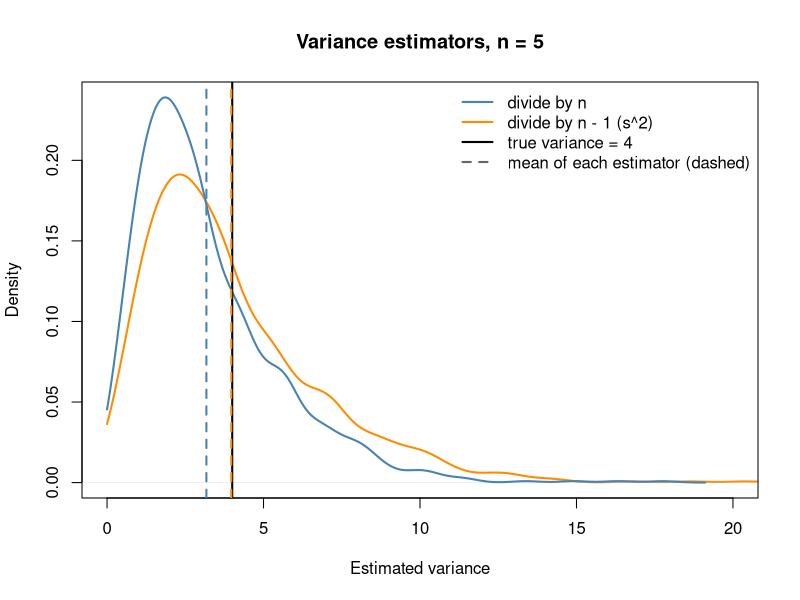
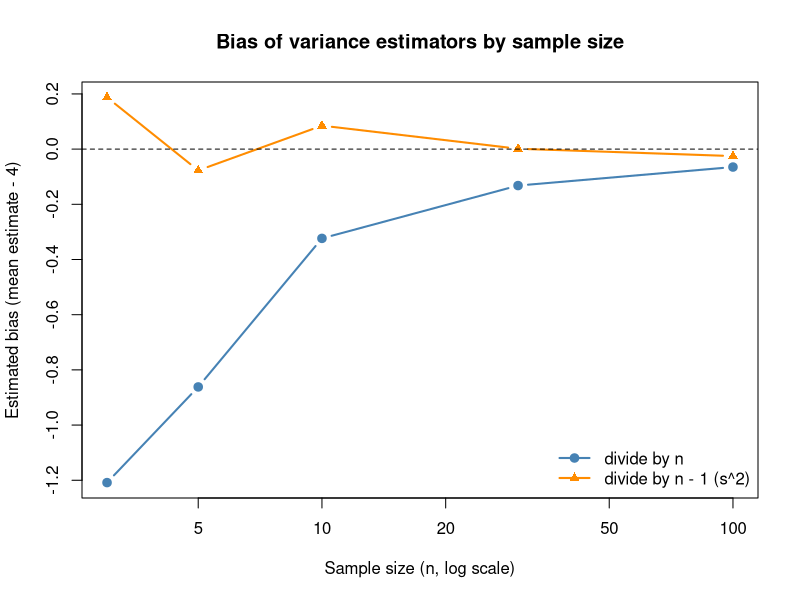
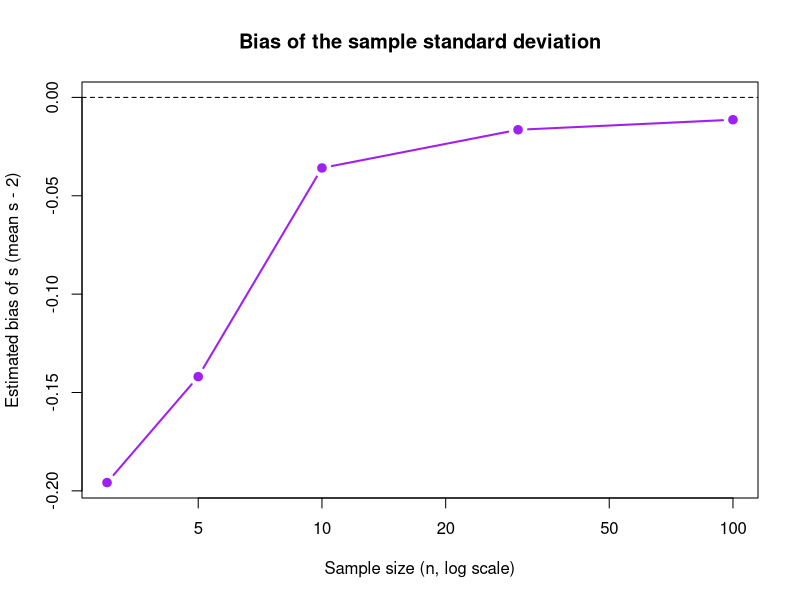
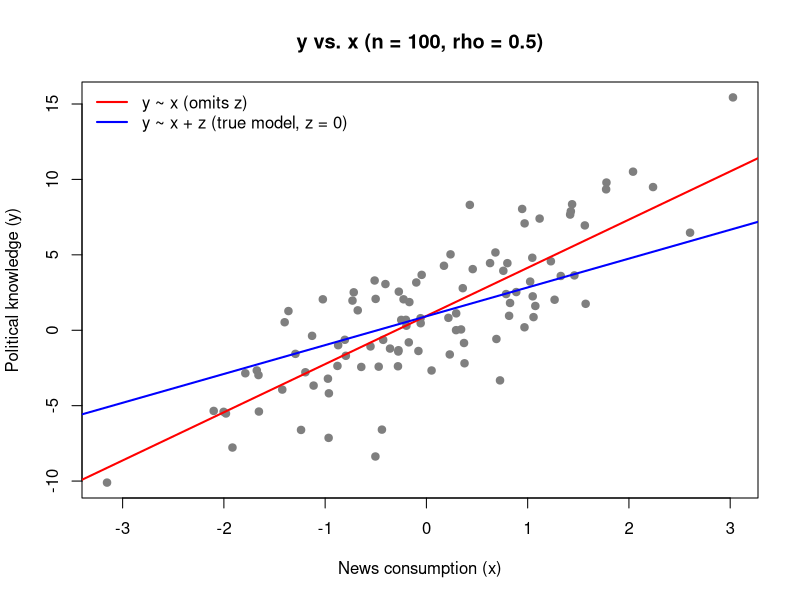
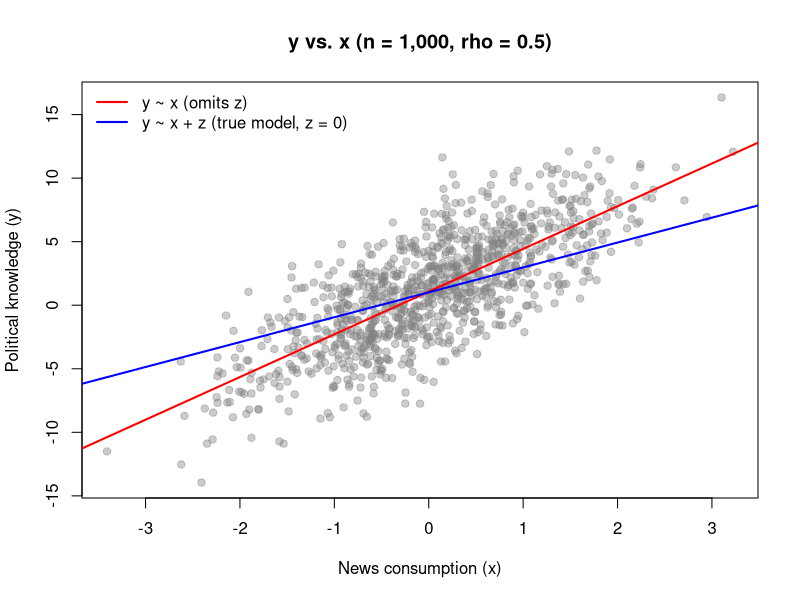
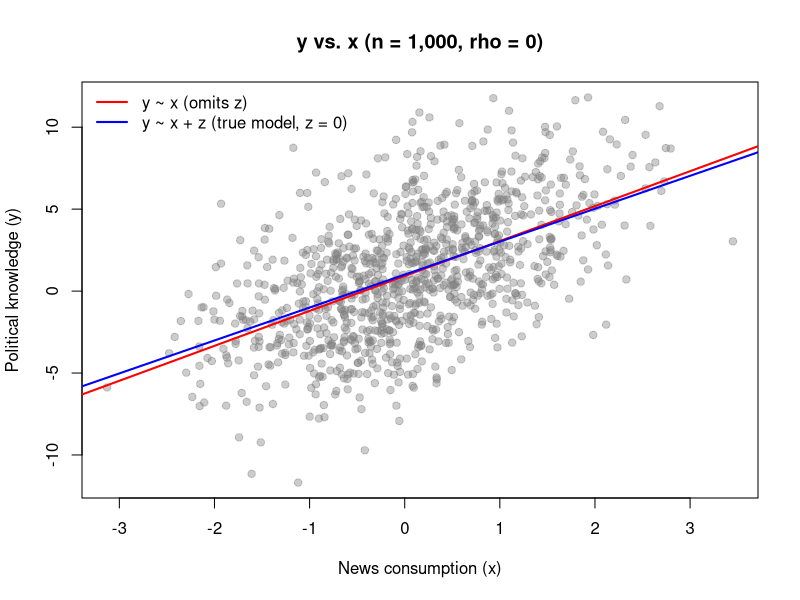

Source code (R) for these figures, in order:
## ---- chunk 1
# Show code and output for every chunk
knitr::opts_chunk$set(echo = TRUE)
## ---- chunk 2
# Fix the random number generator so results are reproducible
set.seed(602)
## ---- chunk 3
# Function that takes a numeric vector and returns three estimates:
#   sigma2_n : sum of squared deviations divided by n
#   s2       : sum of squared deviations divided by n - 1 (sample variance)
#   s        : square root of s2 (sample standard deviation)
var_estimators <- function(x) {
  n  <- length(x)                  # number of observations
  ss <- sum((x - mean(x))^2)       # sum of squared deviations from the sample mean
  data.frame(
    sigma2_n = ss / n,             # divide-by-n version (not built into R)
    s2       = ss / (n - 1),       # divide-by-(n - 1) version, same as var(x)
    s        = sqrt(ss / (n - 1))  # same as sd(x)
  )
}

# Check the function on a simulated sample of 10 observations from N(0, 2)
x <- rnorm(10, mean = 0, sd = 2)
var_estimators(x)

# Compare with R's built-in functions (both should be TRUE)
all.equal(var_estimators(x)$s2, var(x))
all.equal(var_estimators(x)$s,  sd(x))
## ---- chunk 4
# Draw 1,000 samples of size 5 and apply the function to each.
# simplify = FALSE keeps the 1,000 one-row data frames as a list.
sims_list <- replicate(1000,
                       var_estimators(rnorm(5, mean = 0, sd = 2)),
                       simplify = FALSE)

# Stack the 1,000 one-row data frames into one data frame (one row per sample)
sims5 <- do.call(rbind, sims_list)
head(sims5)
dim(sims5)

# Mean of each estimator across the 1,000 samples
colMeans(sims5)

# Plot the sampling distributions of the two variance estimators
d_n  <- density(sims5$sigma2_n, from = 0)
d_s2 <- density(sims5$s2, from = 0)

plot(d_s2, col = "darkorange", lwd = 2, xlim = c(0, 20),
     ylim = c(0, max(d_n$y, d_s2$y)),
     main = "Variance estimators, n = 5",
     xlab = "Estimated variance")
lines(d_n, col = "steelblue", lwd = 2)

# True variance (solid) and the mean of each estimator (dashed)
abline(v = 4, lwd = 2)
abline(v = mean(sims5$sigma2_n), col = "steelblue", lty = 2, lwd = 2)
abline(v = mean(sims5$s2), col = "darkorange", lty = 2, lwd = 2)

legend("topright",
       c("divide by n", "divide by n - 1 (s^2)", "true variance = 4", "mean of each estimator (dashed)"),
       col = c("steelblue", "darkorange", "black", "gray40"),
       lty = c(1, 1, 1, 2), lwd = 2, bty = "n")
## ---- chunk 5
sizes <- c(3, 5, 10, 30, 100)   # sample sizes to compare

# For each sample size, repeat the simulation in (b) 1,000 times
# and stack the results, with a column recording the sample size
sims_all <- do.call(rbind, lapply(sizes, function(n) {
  sims <- do.call(rbind, replicate(1000,
                                   var_estimators(rnorm(n, mean = 0, sd = 2)),
                                   simplify = FALSE))
  sims$n <- n
  sims
}))
dim(sims_all)   # 5 sample sizes x 1,000 samples = 5,000 rows

# Estimated bias = mean of the 1,000 estimates - true variance (4)
bias_table <- data.frame(
  n             = sizes,
  bias_sigma2_n = sapply(sizes, function(k) mean(sims_all$sigma2_n[sims_all$n == k]) - 4),
  bias_s2       = sapply(sizes, function(k) mean(sims_all$s2[sims_all$n == k]) - 4)
)
round(bias_table, 3)

# Plot bias against sample size (log scale on the x-axis)
plot(bias_table$n, bias_table$bias_sigma2_n, type = "b", pch = 19,
     col = "steelblue", lwd = 2, log = "x",
     ylim = range(c(bias_table$bias_sigma2_n, bias_table$bias_s2, 0)),
     xlab = "Sample size (n, log scale)",
     ylab = "Estimated bias (mean estimate - 4)",
     main = "Bias of variance estimators by sample size")
lines(bias_table$n, bias_table$bias_s2, type = "b", pch = 17,
      col = "darkorange", lwd = 2)
abline(h = 0, lty = 2)
legend("bottomright", c("divide by n", "divide by n - 1 (s^2)"),
       col = c("steelblue", "darkorange"), pch = c(19, 17), lwd = 2, bty = "n")
## ---- chunk 6
# Estimated bias of s = mean of the 1,000 values of s - true SD (2)
bias_s_table <- data.frame(
  n      = sizes,
  mean_s = sapply(sizes, function(k) mean(sims_all$s[sims_all$n == k])),
  bias_s = sapply(sizes, function(k) mean(sims_all$s[sims_all$n == k]) - 2)
)
round(bias_s_table, 3)

# Plot the bias of s against sample size
plot(bias_s_table$n, bias_s_table$bias_s, type = "b", pch = 19,
     col = "purple", lwd = 2, log = "x",
     ylim = range(c(bias_s_table$bias_s, 0)),
     xlab = "Sample size (n, log scale)",
     ylab = "Estimated bias of s (mean s - 2)",
     main = "Bias of the sample standard deviation")
abline(h = 0, lty = 2)
## ---- chunk 7
# Variability of each variance estimator at n = 5 (using the 1,000 estimates from (b))
sd(sims5$sigma2_n)
sd(sims5$s2)
sd(sims5$sigma2_n) / sd(sims5$s2)   # ratio should be exactly 4/5
## ---- chunk 8
# Function that generates one dataset from the true DGP for a given n and rho
make_data <- function(n, rho) {
  z   <- rnorm(n)                        # political interest ~ N(0, 1)
  u   <- rnorm(n)                        # other causes of news use ~ N(0, 1)
  eps <- rnorm(n)                        # error ~ N(0, 1)
  x   <- rho * z + sqrt(1 - rho^2) * u   # news consumption, correlated with z
  y   <- 1 + 2 * x + 3 * z + eps         # political knowledge (true beta1 = 2)
  data.frame(y, x, z)
}

# One dataset with n = 100 and rho = 0.5
d100 <- make_data(100, rho = 0.5)

# Check: x and z should have mean ~0 and sd ~1, and cor(x, z) should be ~0.5
round(c(mean_x = mean(d100$x), sd_x = sd(d100$x),
        mean_z = mean(d100$z), sd_z = sd(d100$z)), 2)
round(cor(d100), 2)
## ---- chunk 9
# Fit the theorized model (omits z) and the true model (includes z)
m_short <- lm(y ~ x, data = d100)       # researcher ignores political interest
m_full  <- lm(y ~ x + z, data = d100)   # true model

coef(m_short)
coef(m_full)
confint(m_short)["x", ]                 # 95% CI for the x coefficient
confint(m_full)["x", ]

# Scatterplot of y against x with the estimated slope for x from each model
plot(d100$x, d100$y, pch = 19, col = "gray50",
     xlab = "News consumption (x)", ylab = "Political knowledge (y)",
     main = "y vs. x (n = 100, rho = 0.5)")
abline(m_short, col = "red", lwd = 2)
abline(a = coef(m_full)[1], b = coef(m_full)["x"], col = "blue", lwd = 2)
legend("topleft", c("y ~ x (omits z)", "y ~ x + z (true model, z = 0)"),
       col = c("red", "blue"), lwd = 2, bty = "n")
## ---- chunk 10
# Same as (a) and (b), but with n = 1,000
d1000 <- make_data(1000, rho = 0.5)
round(cor(d1000), 2)

m_short_1000 <- lm(y ~ x, data = d1000)
m_full_1000  <- lm(y ~ x + z, data = d1000)

coef(m_short_1000)["x"]
coef(m_full_1000)["x"]
confint(m_short_1000)["x", ]
confint(m_full_1000)["x", ]

plot(d1000$x, d1000$y, pch = 19, col = adjustcolor("gray50", 0.4),
     xlab = "News consumption (x)", ylab = "Political knowledge (y)",
     main = "y vs. x (n = 1,000, rho = 0.5)")
abline(m_short_1000, col = "red", lwd = 2)
abline(a = coef(m_full_1000)[1], b = coef(m_full_1000)["x"], col = "blue", lwd = 2)
legend("topleft", c("y ~ x (omits z)", "y ~ x + z (true model, z = 0)"),
       col = c("red", "blue"), lwd = 2, bty = "n")
## ---- chunk 11
# Same as (c), but with rho = 0 (z is unrelated to x)
d1000_r0 <- make_data(1000, rho = 0)
round(cor(d1000_r0), 2)                  # cor(x, z) should be ~0

m_short_r0 <- lm(y ~ x, data = d1000_r0)
m_full_r0  <- lm(y ~ x + z, data = d1000_r0)

coef(m_short_r0)["x"]
coef(m_full_r0)["x"]
confint(m_short_r0)["x", ]
confint(m_full_r0)["x", ]

plot(d1000_r0$x, d1000_r0$y, pch = 19, col = adjustcolor("gray50", 0.4),
     xlab = "News consumption (x)", ylab = "Political knowledge (y)",
     main = "y vs. x (n = 1,000, rho = 0)")
abline(m_short_r0, col = "red", lwd = 2)
abline(a = coef(m_full_r0)[1], b = coef(m_full_r0)["x"], col = "blue", lwd = 2)
legend("topleft", c("y ~ x (omits z)", "y ~ x + z (true model, z = 0)"),
       col = c("red", "blue"), lwd = 2, bty = "n")
